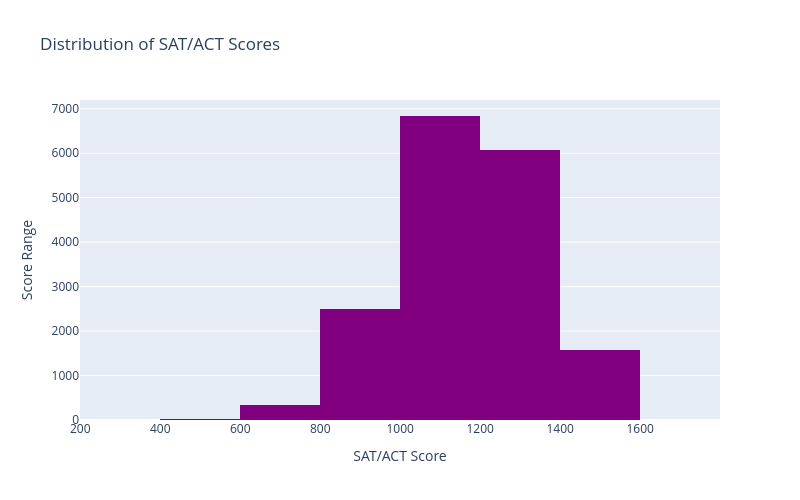

The code cell stored with this chart in its notebook:
### Code cell
# Histogram - Plotly
fig = px.histogram(
    df,
    x='SAT_ACT',
    nbins=10,
    title='Distribution of SAT/ACT Scores',
    color_discrete_sequence=['purple'],
    width=800,
    height=500
)
fig.update_layout(
    xaxis_title='SAT/ACT Score',
    yaxis_title='Score Range'
)
fig.show()

### Figure 1 — Plotly figure (JSON) as saved in the notebook; plotly's stock layout.template omitted (floating-point values rounded to 4 significant figures; data arrays with more than 128 entries replaced by an {"elided": "..."} marker saying what was removed)
{"data": [{"bingroup": "x", "hovertemplate": "SAT_ACT=%{x}<br>count=%{y}<extra></extra>", "legendgroup": "", "marker": {"color": "purple", "pattern": {"shape": ""}}, "name": "", "nbinsx": 10, "orientation": "v", "showlegend": false, "type": "histogram", "x": {"elided": "17339 int values"}, "xaxis": "x", "yaxis": "y"}], "layout": {"barmode": "relative", "height": 500, "legend": {"tracegroupgap": 0}, "title": {"text": "Distribution of SAT/ACT Scores"}, "width": 800, "xaxis": {"anchor": "y", "domain": [0, 1], "title": {"text": "SAT/ACT Score"}}, "yaxis": {"anchor": "x", "domain": [0, 1], "title": {"text": "Score Range"}}}}
